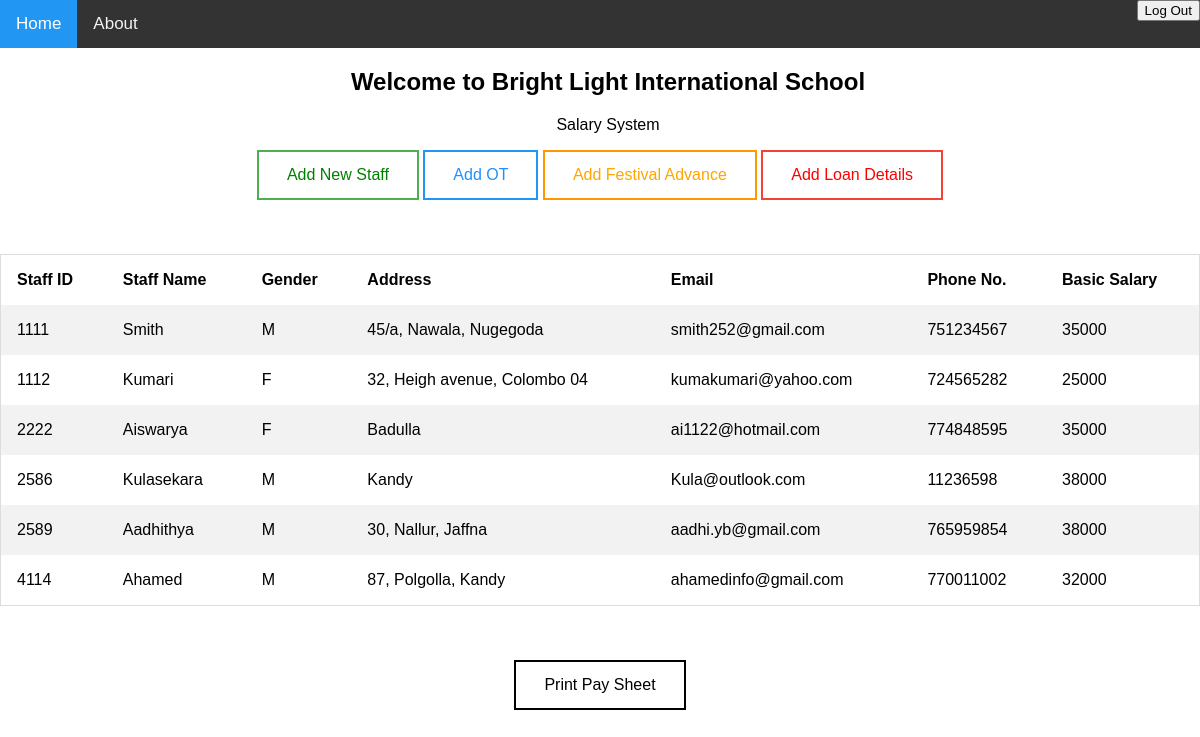
/homepage/home.php, run on the app's committed database.
### tables this page shows
CREATE TABLE `staffmembers` (
  `staff_id` int(6) NOT NULL,
  `staff_name` varchar(20) DEFAULT NULL,
  `gender` char(1) DEFAULT NULL,
  `address` varchar(100) DEFAULT NULL,
  `email` varchar(30) DEFAULT NULL,
  `phone_no` int(10) DEFAULT NULL,
  `dob` date DEFAULT NULL,
  `basic_salary` float DEFAULT NULL
);

### homepage/Home.php (the view, shortened to what this page needs)
<!DOCTYPE html>
<html>
<head>
</head>
<body>
<div class="topnav">
  <a class="active" onclick="window.location.href = 'http://localhost/miniproject/homepage';">Home</a>
  <a href="#about">About</a>
  <button class="logout" onclick="window.location.href = 'http://localhost/miniproject/logwindow/Log%20Window%202.html';">Log Out</button>
</div>
<center>
<div style="padding-left:16px">
  <h2>Welcome to Bright Light International School</h2>
  <p>Salary System</p>
</div>
<button class="btn addstaff" onclick="window.location.href = 'http://localhost/miniproject/addstaff/addstaff.html';">Add New Staff</button>
<button class="btn addot" onclick="window.location.href = 'http://localhost/miniproject/addot/addot.html';">Add OT</button>
<button class="btn festivaladvance" onclick="window.location.href = 'http://localhost/miniproject/addfes/addfes.html';">Add Festival Advance</button>
<button class="btn loanded" onclick="window.location.href = 'http://localhost/miniproject/addloan/addloan.html';">Add Loan Details</button>
</center>
<center>
<table border="1">
<?php
$servername = "localhost";
$username = "root";
$password = "";
$dbname = "staffmembersinfo";
$conn = new mysqli($servername, $username, $password, $dbname);
$sql = "SELECT * FROM staffmembers";
 $result = $conn->query($sql);
 echo "<br>";
 echo "<br>";
 echo "<br>";
 if ($result->num_rows > 0) {
	echo "<table><tr><th>Staff ID</th><th>Staff Name</th><th>Gender</th><th>Address</th><th>Email</th><th>Phone No.</th><th>Basic Salary</th></tr>";
    while($row = $result->fetch_assoc()) {
		echo "<tr>";
        echo "<td>" . $row["staff_id"] . "</td><td>" . $row["staff_name"] . "</td><td>" . $row["gender"] . "</td><td>" . $row["address"] . "</td><td>" . $row["email"] . "</td><td>" . $row["phone_no"] . "</td><td>" . $row["basic_salary"] ."</td>";
		echo "</tr>";
    }
	echo "</table>";
 } else {
     echo "0 results";
 }
 echo "<br>";
 echo "<br>";
 echo "<br>";
?>
</center>
<center>
<button class="btn paysheet" onclick="window.location.href = 'http://localhost/miniproject/printpaysheet/printpaysheet.php';">Print Pay Sheet</button>
</center>
</body>
</html>

### homepage/Home.php (style rules this page uses)
body { margin: 0; font-family: Arial, Helvetica, sans-serif; }
.topnav { overflow: hidden; background-color: #333; }
.topnav a { float: left; color: #f2f2f2; text-align: center; padding: 14px 16px; text-decoration: none; font-size: 17px; }
.topnav a.active { background-color: #2196F3; color: white; }
.logout { float: right; }
table { border-collapse: collapse; border-spacing: 0; width: 100%; border: 1px solid #ddd; }
th, td { text-align: left; padding: 16px; }
.btn { border: 2px solid black; background-color: white; color: black; padding: 14px 28px; font-size: 16px; cursor: pointer; }
.addstaff { border-color: #4CAF50; color: green; }
.addot { border-color: #2196F3; color: dodgerblue; }
.festivaladvance { border-color: #ff9800; color: orange; }
.loanded { border-color: #f44336; color: red; }
.paysheet { border-color: black; color: black; }
tr:nth-child(even) { background-color: #f2f2f2; }

### data on the page
staffmembers: staff_id "1111", staff_name "Smith", gender "M", address "45/a, Nawala, Nugegoda", email "smith252@gmail.com", phone_no "751234567", basic_salary "35000"
staffmembers: staff_id "1112", staff_name "Kumari", gender "F", address "32, Heigh avenue, Colombo 04", email "kumakumari@yahoo.com", phone_no "724565282", basic_salary "25000"
staffmembers: staff_id "2222", staff_name "Aiswarya", gender "F", address "Badulla", email "ai1122@hotmail.com", phone_no "774848595", basic_salary "35000"
staffmembers: staff_id "2586", staff_name "Kulasekara", gender "M", address "Kandy", email "Kula@outlook.com", phone_no "11236598", basic_salary "38000"
staffmembers: staff_id "2589", staff_name "Aadhithya", gender "M", address "30, Nallur, Jaffna", email "aadhi.yb@gmail.com", phone_no "765959854", basic_salary "38000"
staffmembers: staff_id "4114", staff_name "Ahamed", gender "M", address "87, Polgolla, Kandy", email "ahamedinfo@gmail.com", phone_no "770011002", basic_salary "32000"
